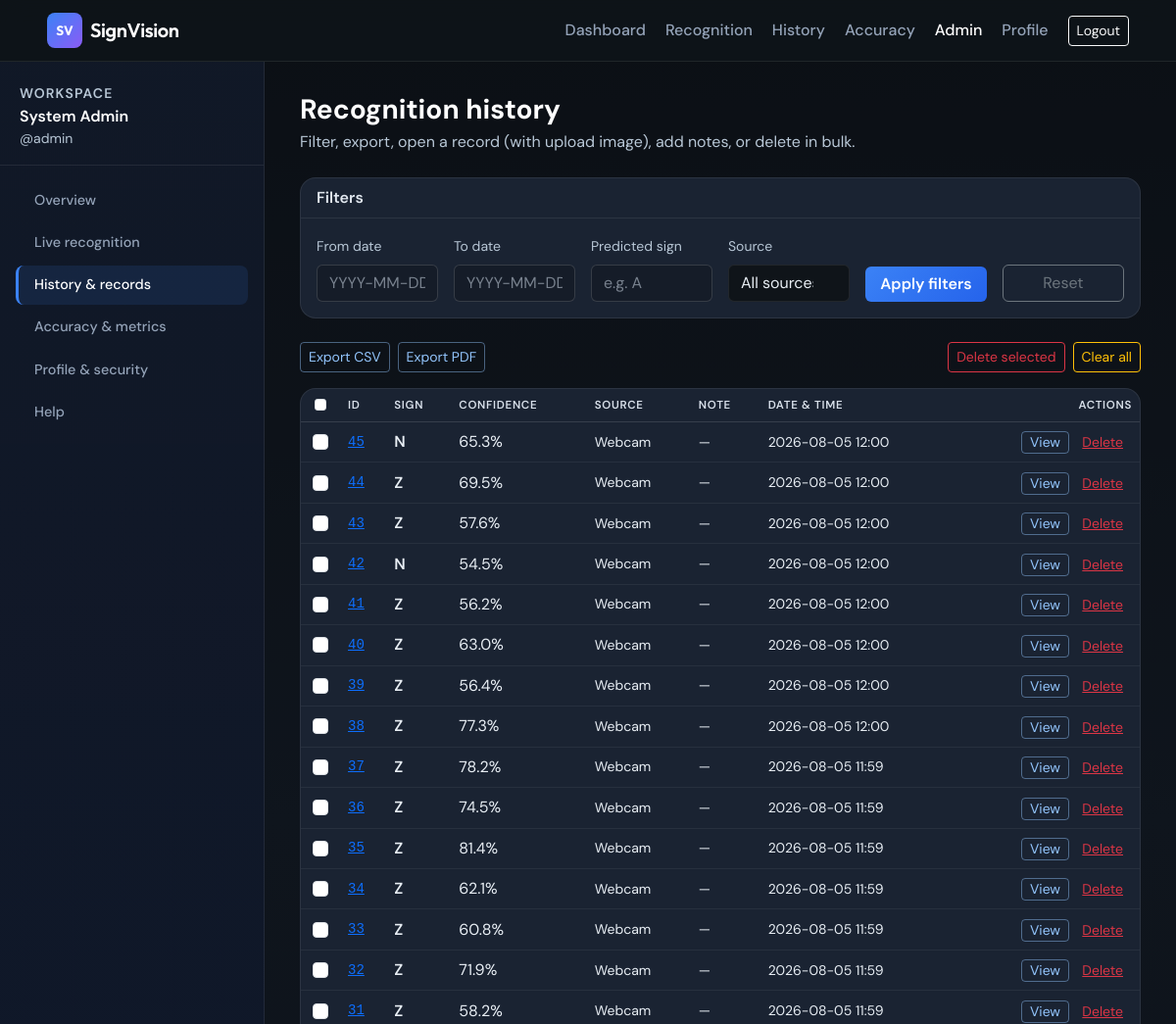
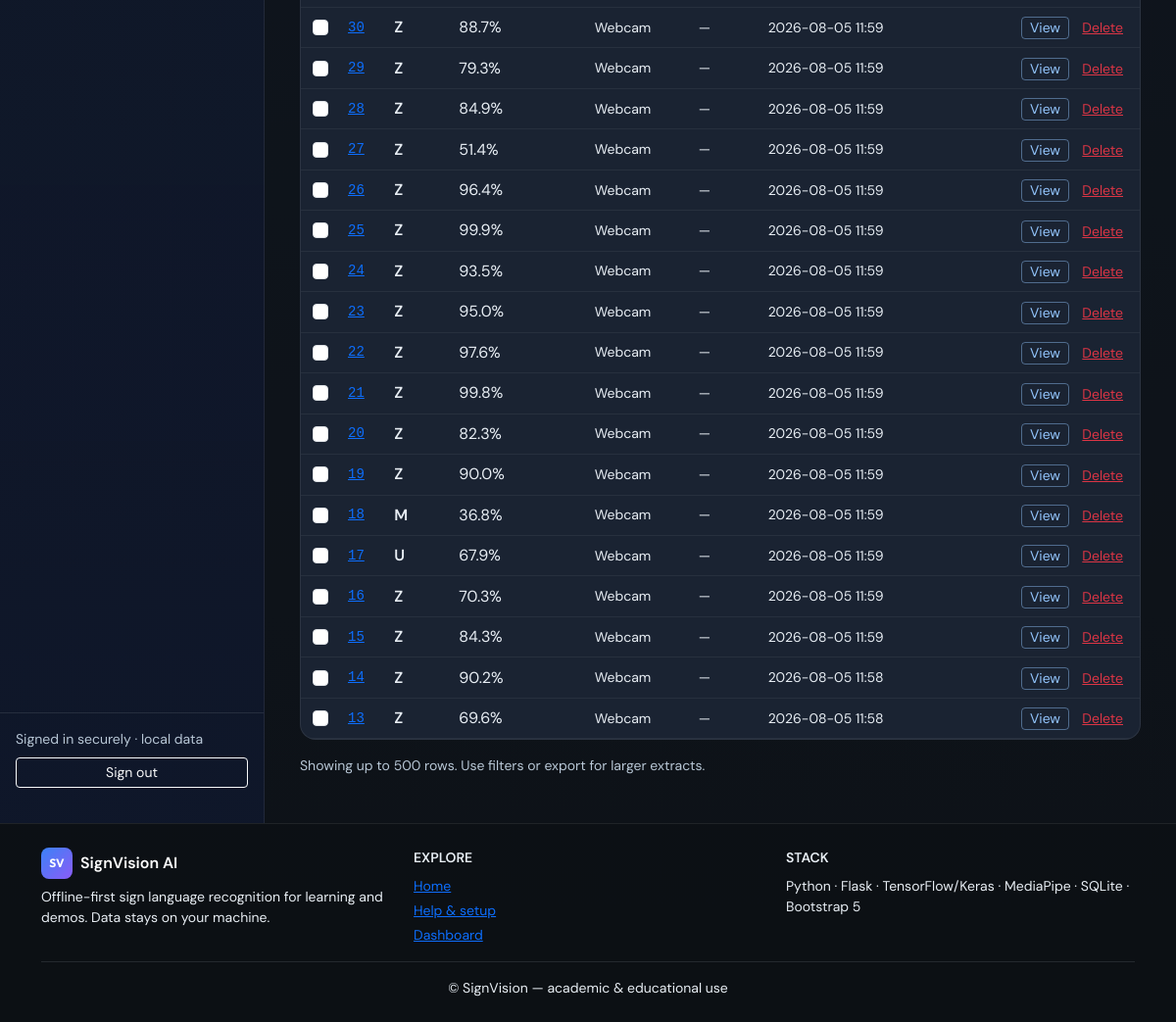
Screenshot of /history (signed in) with the database file from the repository (2 pictures, top to bottom).
### app/models.py (models this page shows, shortened)
class User(UserMixin, db.Model):
    __tablename__ = "users"
    id = db.Column(db.Integer, primary_key=True)
    full_name = db.Column(db.String(120), nullable=False)
    email = db.Column(db.String(120), unique=True, nullable=False, index=True)
    username = db.Column(db.String(64), unique=True, nullable=False, index=True)
    password_hash = db.Column(db.String(256), nullable=False)
    is_admin = db.Column(db.Boolean, default=False)
    is_active = db.Column(db.Boolean, default=True)
    last_login = db.Column(db.DateTime)
    last_activity = db.Column(db.DateTime)
    created_at = db.Column(db.DateTime, default=datetime.utcnow)
    recognitions = db.relationship("RecognitionHistory", backref="user", lazy="dynamic")
    prediction_logs = db.relationship("PredictionLog", backref="user", lazy="dynamic")

class RecognitionHistory(db.Model):
    __tablename__ = "recognition_history"
    id = db.Column(db.Integer, primary_key=True)
    user_id = db.Column(db.Integer, db.ForeignKey("users.id"), nullable=False, index=True)
    predicted_sign = db.Column(db.String(64), nullable=False)
    confidence = db.Column(db.Float, nullable=False)
    created_at = db.Column(db.DateTime, default=datetime.utcnow, index=True)
    source = db.Column(db.String(32), default="webcam")
    user_note = db.Column(db.String(512), nullable=True)
    source_image_relpath = db.Column(db.String(512), nullable=True)

### app/blueprints/main.py (the view)
@bp.route("/history", methods=["GET"])
@login_required
def history():
    form = HistorySearchForm(formdata=request.args)
    q = RecognitionHistory.query.filter_by(user_id=current_user.id)
    if request.args and form.validate():
        q = _apply_history_filters(q, form)
    rows = q.order_by(desc(RecognitionHistory.created_at)).limit(500).all()
    return render_template("user/history.html", form=form, rows=rows)

### app/forms.py
class HistorySearchForm(FlaskForm):
    class Meta:
        csrf = False
    date_from = StringField("From date", validators=[Optional()])
    date_to = StringField("To date", validators=[Optional()])
    sign = StringField("Predicted sign", validators=[Optional()])
    source = SelectField(
        "Source",
        choices=[
            ("", "All sources"),
            ("webcam", "Webcam"),
            ("upload", "File upload"),
        ],
        validators=[Optional()],
    )
    submit = SubmitField("Apply filters")

### templates/user/history.html (shortened to what this page needs)
{% extends "user/base_user.html" %}
{% block user_header %}
<div class="mb-4">
  <h1 class="h3 fw-bold mb-1 text-white">Recognition history</h1>
  <p class="user-text-subtle mb-0">Filter, export, open a record (with upload image), add notes, or delete in bulk.</p>
</div>
{% endblock %}
{% block user_body %}
<form method="get" class="card card-app mb-4">
  <div class="card-header">Filters</div>
  <div class="card-body">
    <div class="row g-3 align-items-end">
      <div class="col-md-3 col-lg-2">{{ form.date_from.label(class="form-label") }}{{ form.date_from(class="form-control", placeholder="YYYY-MM-DD") }}</div>
      <div class="col-md-3 col-lg-2">{{ form.date_to.label(class="form-label") }}{{ form.date_to(class="form-control", placeholder="YYYY-MM-DD") }}</div>
      <div class="col-md-3 col-lg-2">{{ form.sign.label(class="form-label") }}{{ form.sign(class="form-control", placeholder="e.g. A") }}</div>
      <div class="col-md-3 col-lg-2">{{ form.source.label(class="form-label") }}{{ form.source(class="form-select") }}</div>
      <div class="col-md-6 col-lg-2">{{ form.submit(class="btn btn-accent w-100") }}</div>
      <div class="col-md-6 col-lg-2"><a href="{{ url_for('main.history') }}" class="btn btn-outline-secondary w-100">Reset</a></div>
    </div>
  </div>
</form>
<div class="d-flex flex-wrap justify-content-between align-items-center gap-2 mb-3">
  <div class="d-flex flex-wrap gap-2">
    <a href="{{ url_for('main.history_export_csv') }}" class="btn btn-sm btn-outline-primary">Export CSV</a>
    <a href="{{ url_for('main.history_export_pdf') }}" class="btn btn-sm btn-outline-primary">Export PDF</a>
  </div>
  <div class="d-flex flex-wrap gap-2 align-items-center">
    <button type="submit" form="historyBulkForm" class="btn btn-sm btn-outline-danger" id="btnBulkDeleteHist">Delete selected</button>
    <form method="post" action="{{ url_for('main.history_clear') }}" class="d-inline" onsubmit="return confirm('Clear ALL history for your account? This cannot be undone.');">
      <button type="submit" class="btn btn-sm btn-outline-warning">Clear all</button>
    </form>
  </div>
</div>
<div class="table-responsive card card-app p-0">
  <table class="table table-dark-custom mb-0 align-middle user-table">
    <thead>
      <tr>
        <th style="width:2.5rem;" class="text-center">
          <input type="checkbox" class="form-check-input" id="selectAllHist" title="Select all on page" aria-label="Select all">
        </th>
        <th>ID</th>
        <th>Sign</th>
        <th>Confidence</th>
        <th>Source</th>
        <th>Note</th>
        <th>Date &amp; time</th>
        <th class="text-end">Actions</th>
      </tr>
    </thead>
    <tbody>
      {% for r in rows %}
      <tr>
        <td class="text-center">
          <input type="checkbox" class="form-check-input row-select" name="ids" value="{{ r.id }}" form="historyBulkForm" aria-label="Select {{ r.id }}">
        </td>
        <td class="font-monospace small"><a href="{{ url_for('main.history_detail', hid=r.id) }}">{{ r.id }}</a></td>
        <td class="fw-semibold">{{ r.predicted_sign }}</td>
        <td>{{ "%.1f"|format(r.confidence * 100) }}%</td>
        <td class="text-capitalize small">{{ r.source or '—' }}</td>
        <td class="small user-text-subtle text-truncate" style="max-width:8rem;">{% if r.user_note %}{{ r.user_note[:40] }}{% if r.user_note|length > 40 %}…{% endif %}{% else %}—{% endif %}</td>
        <td class="small user-text-subtle">{{ r.created_at.strftime('%Y-%m-%d %H:%M') if r.created_at else '—' }}</td>
        <td class="text-end text-nowrap">
          <a class="btn btn-sm btn-outline-primary py-0" href="{{ url_for('main.history_detail', hid=r.id) }}">View</a>
          <form method="post" action="{{ url_for('main.history_delete_one', hid=r.id) }}" class="d-inline" onsubmit="return confirm('Delete #{{ r.id }}?');">
            <button type="submit" class="btn btn-sm btn-link text-danger py-0">Delete</button>
          </form>
        </td>
      </tr>
      {% else %}
        <tr><td colspan="8" class="user-text-subtle p-4">No records match your filters.</td></tr>
      {% endfor %}
    </tbody>
  </table>
</div>
<p class="small user-text-subtle mt-3 mb-0">Showing up to 500 rows. Use filters or export for larger extracts.</p>
{% endblock %}

### templates/user/base_user.html
{% extends "base.html" %}
{% block content %}
<div class="user-shell user-panel">
  <aside class="user-sidebar d-none d-lg-flex flex-column">
    <div class="user-sidebar-brand">
      <span class="text-uppercase small user-text-subtle fw-semibold letter-space">Workspace</span>
      <p class="mb-0 fw-semibold text-white">{{ current_user.full_name }}</p>
      <p class="small user-text-subtle mb-0">@{{ current_user.username }}</p>
    </div>
    <nav class="nav flex-column gap-1 px-2">
      <a class="user-nav-link {% if request.endpoint == 'main.dashboard' %}active{% endif %}" href="{{ url_for('main.dashboard') }}">Overview</a>
      <a class="user-nav-link {% if request.endpoint == 'main.recognition' %}active{% endif %}" href="{{ url_for('main.recognition') }}">Live recognition</a>
      <a class="user-nav-link {% if request.endpoint in ['main.history', 'main.history_detail'] %}active{% endif %}" href="{{ url_for('main.history') }}">History &amp; records</a>
      <a class="user-nav-link {% if request.endpoint == 'main.evaluate' %}active{% endif %}" href="{{ url_for('main.evaluate') }}">Accuracy &amp; metrics</a>
      <a class="user-nav-link {% if request.endpoint == 'main.profile' %}active{% endif %}" href="{{ url_for('main.profile') }}">Profile &amp; security</a>
      <a class="user-nav-link" href="{{ url_for('main.help_page') }}">Help</a>
    </nav>
    <div class="mt-auto pt-3 px-3 pb-3 border-top border-secondary border-opacity-25">
      <p class="small user-text-subtle mb-2">Signed in securely · local data</p>
      <a class="btn btn-outline-light btn-sm w-100" href="{{ url_for('auth.logout') }}">Sign out</a>
    </div>
  </aside>
  <div class="user-main">
    <div class="user-main-inner">
      {% block user_header %}{% endblock %}
      {% block user_body %}{% endblock %}
    </div>
  </div>
</div>
{% endblock %}

### templates/base.html (shortened to what this page needs)
<!DOCTYPE html>
<html lang="en">
<head>
  <link href="https://cdn.jsdelivr.net/npm/bootstrap@5.3.3/dist/css/bootstrap.min.css" rel="stylesheet">
  <link href="{{ url_for('static', filename='css/app.css') }}" rel="stylesheet">
</head>
<body class="app-body {% block body_class %}{% endblock %}">
  <nav class="navbar navbar-expand-lg app-nav sticky-top">
    <div class="container-fluid px-lg-5">
      <a class="navbar-brand d-flex align-items-center gap-2" href="{{ url_for('main.landing') }}">
        <span class="brand-mark">SV</span>
        <span class="brand-text">SignVision</span>
      </a>
      <div class="collapse navbar-collapse" id="navMain">
        <ul class="navbar-nav ms-auto align-items-lg-center gap-lg-1">
          {% if current_user.is_authenticated %}
          <li class="nav-item"><a class="nav-link" href="{{ url_for('main.dashboard') }}">Dashboard</a></li>
          <li class="nav-item"><a class="nav-link" href="{{ url_for('main.recognition') }}">Recognition</a></li>
          <li class="nav-item"><a class="nav-link" href="{{ url_for('main.history') }}">History</a></li>
          <li class="nav-item"><a class="nav-link" href="{{ url_for('main.evaluate') }}">Accuracy</a></li>
          {% if current_user.is_admin %}
          <li class="nav-item"><a class="nav-link nav-admin" href="{{ url_for('admin.dashboard') }}">Admin</a></li>
          {% endif %}
          <li class="nav-item"><a class="nav-link" href="{{ url_for('main.profile') }}">Profile</a></li>
          <li class="nav-item"><a class="btn btn-sm btn-outline-light ms-lg-2" href="{{ url_for('auth.logout') }}">Logout</a></li>
          {% endif %}
        </ul>
      </div>
    </div>
  </nav>
  <main class="app-main">
    {% block content %}{% endblock %}
  </main>
  <footer class="app-footer mt-auto">
    <div class="container py-4">
      <div class="row g-4 {% if not current_user.is_authenticated %}guest-footer{% endif %}">
        <div class="col-md-4 text-center text-md-start">
          <div class="d-flex align-items-center justify-content-center justify-content-md-start gap-2 mb-2">
            <span class="brand-mark" style="width:2rem;height:2rem;font-size:0.75rem;">SV</span>
            <span class="fw-semibold text-white">SignVision AI</span>
          </div>
          <p class="small guest-footer-muted mb-0">Offline-first sign language recognition for learning and demos. Data stays on your machine.</p>
        </div>
        <div class="col-md-4 text-center text-md-start">
          <p class="text-uppercase small fw-semibold guest-footer-heading mb-2">Explore</p>
          <ul class="list-unstyled small mb-0">
            <li class="mb-1"><a href="{{ url_for('main.landing') }}" class="guest-footer-link">Home</a></li>
            <li class="mb-1"><a href="{{ url_for('main.help_page') }}" class="guest-footer-link">Help &amp; setup</a></li>
            {% if not current_user.is_authenticated %}
            <li class="mb-1"><a href="{{ url_for('auth.login') }}" class="guest-footer-link">Sign in</a></li>
            <li><a href="{{ url_for('auth.register') }}" class="guest-footer-link">Create account</a></li>
            {% else %}
            <li><a href="{{ url_for('main.dashboard') }}" class="guest-footer-link">Dashboard</a></li>
            {% endif %}
          </ul>
        </div>
        <div class="col-md-4 text-center text-md-start">
          <p class="text-uppercase small fw-semibold guest-footer-heading mb-2">Stack</p>
          <p class="small guest-footer-muted mb-0">Python · Flask · TensorFlow/Keras · MediaPipe · SQLite · Bootstrap 5</p>
        </div>
      </div>
      <p class="text-center small guest-footer-muted mb-0 mt-3 pt-3 border-top border-secondary border-opacity-25">© SignVision — academic &amp; educational use</p>
    </div>
  </footer>
</body>
</html>

### static/css/app.css (style rules this page uses)
:root { --app-bg: #0f1419; --app-surface: #1a2332; --app-border: rgba(255, 255, 255, 0.08); --accent: #3b82f6; --accent-2: #8b5cf6; --text: #e8eef4; --muted: #94a3b8; }
.app-body { min-height: 100vh; display: flex; flex-direction: column; background: linear-gradient(180deg, #0b0f14 0%, #121a24 40%, #0f1419 100%); color: var(--text); font-family: "DM Sans", system-ui, sans-serif; }
.app-nav { background: rgba(15, 20, 25, 0.85); backdrop-filter: blur(12px); border-bottom: 1px solid var(--app-border); }
.brand-mark { display: inline-flex; align-items: center; justify-content: center; width: 2.25rem; height: 2.25rem; border-radius: 0.5rem; background: linear-gradient(135deg, var(--accent), var(--accent-2)); font-family: "Outfit", sans-serif; font-weight: 700; font-size: 0.85rem; color: #fff; }
.brand-text { font-family: "Outfit", sans-serif; font-weight: 600; letter-spacing: -0.02em; color: #fff; }
.navbar .nav-link { color: var(--muted) !important; font-weight: 500; }
.navbar .nav-link:hover, .navbar .nav-link.nav-admin { color: #fff !important; }
.btn-accent { background: linear-gradient(135deg, var(--accent), #2563eb); border: none; color: #fff; font-weight: 600; }
.app-main { flex: 1; }
.app-footer { border-top: 1px solid var(--app-border); background: rgba(10, 14, 18, 0.6); }
.card-app { background: var(--app-surface); border: 1px solid var(--app-border); border-radius: 1rem; color: var(--text); }
.card-app .card-header { background: transparent; border-bottom: 1px solid var(--app-border); font-weight: 600; }
.form-control, .form-select { background: #0f1419; border: 1px solid var(--app-border); color: var(--text); }
.form-label { color: var(--muted); font-size: 0.875rem; }
.table-dark-custom { --bs-table-bg: transparent; color: var(--text); }
.table-dark-custom thead { color: var(--muted); font-size: 0.8rem; text-transform: uppercase; letter-spacing: 0.04em; }
.user-shell { display: flex; align-items: stretch; min-height: calc(100vh - 56px); max-width: 1440px; margin: 0 auto; }
.user-sidebar { width: 270px; flex-shrink: 0; background: linear-gradient(180deg, rgba(17, 24, 39, 0.96) 0%, rgba(15, 23, 42, 0.99) 100%); border-right: 1px solid var(--app-border); padding: 1.25rem 0; }
.user-sidebar-brand { padding: 0 1.25rem 1rem; border-bottom: 1px solid var(--app-border); margin-bottom: 1rem; }
.letter-space { letter-spacing: 0.08em; }
.user-nav-link { display: block; color: var(--muted); text-decoration: none; padding: 0.55rem 1rem; margin: 0 0.5rem; border-radius: 0.5rem; font-size: 0.9rem; font-weight: 500; border-left: 3px solid transparent; }
.user-nav-link.active { color: #fff; background: rgba(59, 130, 246, 0.12); border-left-color: var(--accent); }
.user-main { flex: 1; min-width: 0; background: rgba(12, 16, 23, 0.5); }
.user-main-inner { max-width: 1100px; margin: 0 auto; padding: 1.5rem 1rem 2.5rem; }
@media (min-width: 992px) { .user-main-inner { padding: 2rem 2.25rem 3rem; } }
.user-panel { --user-readable: #e8eef4; --user-subtle: #b8c7d6; }
.user-panel .user-text-subtle { color: var(--user-subtle) !important; }
.user-panel .table-dark-custom { --bs-table-color: var(--user-readable); --bs-table-border-color: rgba(255, 255, 255, 0.08); }
.user-panel .table-dark-custom thead th { color: #d8e0ea !important; font-weight: 600; font-size: 0.72rem; letter-spacing: 0.06em; text-transform: uppercase; border-bottom-color: rgba(255, 255, 255, 0.12); }
.user-panel .table-dark-custom tbody td { color: var(--user-readable) !important; border-color: rgba(255, 255, 255, 0.06); }
.user-panel .form-control, .user-panel .user-form-control { background: #151c28 !important; border-color: rgba(255, 255, 255, 0.14) !important; color: var(--user-readable) !important; }
.user-panel .form-control::placeholder, .user-panel .user-form-control::placeholder { color: rgba(203, 213, 225, 0.55) !important; }
.user-panel .form-label, .user-panel .user-form-label { color: var(--user-subtle) !important; }
.user-panel .card-app .card-header { color: #e2e8f0; }
.user-panel .btn-outline-primary { color: #93c5fd; border-color: rgba(147, 197, 253, 0.45); }

### rows the page displays
User: full_name "System Admin", username "admin"
RecognitionHistory: id "45", predicted_sign "N", r.confidence*100 "65.3", source "Webcam", created_at "2026-08-05 12:00"
RecognitionHistory: id "44", predicted_sign "Z", r.confidence*100 "69.5", source "Webcam", created_at "2026-08-05 12:00"
RecognitionHistory: id "43", predicted_sign "Z", r.confidence*100 "57.6", source "Webcam", created_at "2026-08-05 12:00"
RecognitionHistory: id "42", predicted_sign "N", r.confidence*100 "54.5", source "Webcam", created_at "2026-08-05 12:00"
RecognitionHistory: id "41", predicted_sign "Z", r.confidence*100 "56.2", source "Webcam", created_at "2026-08-05 12:00"
RecognitionHistory: id "40", predicted_sign "Z", r.confidence*100 "63.0", source "Webcam", created_at "2026-08-05 12:00"
RecognitionHistory: id "39", predicted_sign "Z", r.confidence*100 "56.4", source "Webcam", created_at "2026-08-05 12:00"
RecognitionHistory: id "38", predicted_sign "Z", r.confidence*100 "77.3", source "Webcam", created_at "2026-08-05 12:00"
RecognitionHistory: id "37", predicted_sign "Z", r.confidence*100 "78.2", source "Webcam", created_at "2026-08-05 11:59"
RecognitionHistory: id "36", predicted_sign "Z", r.confidence*100 "74.5", source "Webcam", created_at "2026-08-05 11:59"
RecognitionHistory: id "35", predicted_sign "Z", r.confidence*100 "81.4", source "Webcam", created_at "2026-08-05 11:59"
RecognitionHistory: id "34", predicted_sign "Z", r.confidence*100 "62.1", source "Webcam", created_at "2026-08-05 11:59"
RecognitionHistory: id "33", predicted_sign "Z", r.confidence*100 "60.8", source "Webcam", created_at "2026-08-05 11:59"
RecognitionHistory: id "32", predicted_sign "Z", r.confidence*100 "71.9", source "Webcam", created_at "2026-08-05 11:59"
RecognitionHistory: id "31", predicted_sign "Z", r.confidence*100 "58.2", source "Webcam", created_at "2026-08-05 11:59"
RecognitionHistory: id "30", predicted_sign "Z", r.confidence*100 "88.7", source "Webcam", created_at "2026-08-05 11:59"
RecognitionHistory: id "29", predicted_sign "Z", r.confidence*100 "79.3", source "Webcam", created_at "2026-08-05 11:59"
RecognitionHistory: id "28", predicted_sign "Z", r.confidence*100 "84.9", source "Webcam", created_at "2026-08-05 11:59"
RecognitionHistory: id "27", predicted_sign "Z", r.confidence*100 "51.4", source "Webcam", created_at "2026-08-05 11:59"
RecognitionHistory: id "26", predicted_sign "Z", r.confidence*100 "96.4", source "Webcam", created_at "2026-08-05 11:59"
RecognitionHistory: id "25", predicted_sign "Z", r.confidence*100 "99.9", source "Webcam", created_at "2026-08-05 11:59"
RecognitionHistory: id "24", predicted_sign "Z", r.confidence*100 "93.5", source "Webcam", created_at "2026-08-05 11:59"
RecognitionHistory: id "23", predicted_sign "Z", r.confidence*100 "95.0", source "Webcam", created_at "2026-08-05 11:59"
RecognitionHistory: id "22", predicted_sign "Z", r.confidence*100 "97.6", source "Webcam", created_at "2026-08-05 11:59"
RecognitionHistory: id "21", predicted_sign "Z", r.confidence*100 "99.8", source "Webcam", created_at "2026-08-05 11:59"
RecognitionHistory: id "20", predicted_sign "Z", r.confidence*100 "82.3", source "Webcam", created_at "2026-08-05 11:59"
RecognitionHistory: id "19", predicted_sign "Z", r.confidence*100 "90.0", source "Webcam", created_at "2026-08-05 11:59"
RecognitionHistory: id "18", predicted_sign "M", r.confidence*100 "36.8", source "Webcam", created_at "2026-08-05 11:59"
RecognitionHistory: id "17", predicted_sign "U", r.confidence*100 "67.9", source "Webcam", created_at "2026-08-05 11:59"
RecognitionHistory: id "16", predicted_sign "Z", r.confidence*100 "70.3", source "Webcam", created_at "2026-08-05 11:59"
RecognitionHistory: id "15", predicted_sign "Z", r.confidence*100 "84.3", source "Webcam", created_at "2026-08-05 11:59"
RecognitionHistory: id "14", predicted_sign "Z", r.confidence*100 "90.2", source "Webcam", created_at "2026-08-05 11:58"
RecognitionHistory: id "13", predicted_sign "Z", r.confidence*100 "69.6", source "Webcam", created_at "2026-08-05 11:58"
